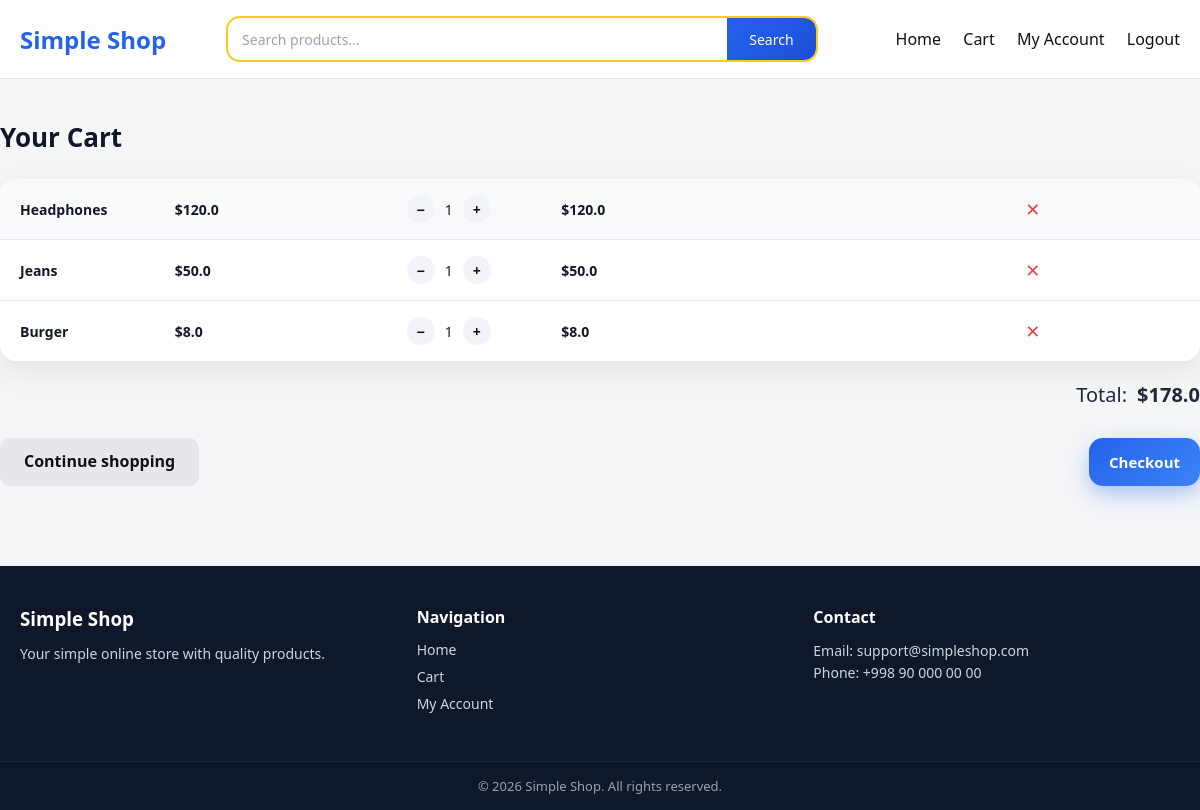
Screenshot of /cart (signed in) with the database file from the repository.
### tables this page shows
CREATE TABLE cart (
    id INTEGER PRIMARY KEY AUTOINCREMENT,
    user_id INTEGER,
    product_id INTEGER,
    quantity INTEGER
);

CREATE TABLE products (
    id INTEGER PRIMARY KEY AUTOINCREMENT,
    name TEXT,
    price REAL,
    image TEXT,
    category_id INTEGER
);

### app.py (the view)
@app.route("/cart")
def cart():
    if "user_id" not in session:
        return redirect("/login")
    user_id = session["user_id"]
    con = get_db()
    cur = con.cursor()
    items = cur.execute("""
        SELECT products.id, products.name, products.price, cart.quantity
        FROM cart
        JOIN products ON cart.product_id = products.id
        WHERE cart.user_id=?
    """, (user_id,)).fetchall()
    con.close()
    total = sum(i[2] * i[3] for i in items)
    return render_template(
        "shop/cart.html",
        items=items,
        total=total,
        cart_count=get_cart_count()
    )

### app.py (called while the page is built)
def get_db():
    return sqlite3.connect(
        "database.db",
        timeout=10,
        check_same_thread=False
    )

def get_cart_count():
    if "user_id" not in session or session.get("is_admin"):
        return 0
    con = get_db()
    cur = con.cursor()
    count = cur.execute(
        "SELECT COALESCE(SUM(quantity), 0) FROM cart WHERE user_id=?",
        (session["user_id"],)
    ).fetchone()[0]
    con.close()
    return count

### templates/shop/cart.html (shortened to what this page needs)
{% extends "base.html" %}
{% block content %}
<section class="cart-section">
    <h2 class="section-title">Your Cart</h2>
    {% if items %}
    <div class="cart-table">
        {% for item in items %}
        <div class="cart-row">
            <div class="cart-name">{{ item[1] }}</div>
            <div class="cart-price">${{ item[2] }}</div>
            <div class="cart-qty">
                <a href="/cart/decrease/{{ item[0] }}" class="qty-btn">−</a>
                <span>{{ item[3] }}</span>
                <a href="/cart/increase/{{ item[0] }}" class="qty-btn">+</a>
            </div>
            <div class="cart-total">
                ${{ item[2] * item[3] }}
            </div>
            <a href="/cart/remove/{{ item[0] }}" class="cart-remove">✕</a>
        </div>
        {% endfor %}
    </div>
    <div class="cart-summary">
        <span>Total:</span>
        <strong>${{ total }}</strong>
    </div>
    <div class="cart-actions">
        <a href="/dashboard" class="btn-secondary">Continue shopping</a>
        <a href="/checkout" class="btn-primary">Checkout</a>
    </div>
    {% endif %}
</section>
{% endblock %}

### static/css/shop.css (style rules this page uses)
* { margin: 0; padding: 0; box-sizing: border-box; font-family: 'Segoe UI', Arial, sans-serif; }
body { background: #f4f6f8; color: #1f2937; }
.section-title { font-size: 28px; margin-bottom: 20px; }
.cart-section { max-width: 1200px; margin: 40px auto; }
.cart-table { background: #fff; border-radius: 16px; overflow: hidden; }
.cart-row { display: grid; grid-template-columns: 2fr 1fr 1.5fr 1fr auto; align-items: center; padding: 16px 20px; border-bottom: 1px solid #eee; }
.cart-row:last-child { border-bottom: none; }
.cart-name { font-weight: 500; }
.cart-price, .cart-total { font-weight: 600; }
.cart-qty { display: flex; align-items: center; gap: 10px; }
.qty-btn { width: 28px; height: 28px; border-radius: 50%; background: #f1f5f9; display: flex; align-items: center; justify-content: center; text-decoration: none; color: #111; font-weight: 600; }
.cart-remove { color: #ef4444; text-decoration: none; font-size: 18px; }
.cart-summary { display: flex; justify-content: flex-end; margin-top: 20px; font-size: 20px; gap: 10px; }
.cart-actions { display: flex; justify-content: space-between; margin-top: 30px; }
.btn-primary { background: #2563eb; color: #fff; padding: 12px 24px; border-radius: 10px; text-decoration: none; font-weight: 600; }
.btn-secondary { background: #e5e7eb; color: #111; padding: 12px 24px; border-radius: 10px; text-decoration: none; font-weight: 600; }
.btn-primary { background: linear-gradient(135deg, #2563eb, #3b82f6); color: #fff; border: none; border-radius: 14px; padding: 14px 20px; font-size: 15px; font-weight: 600; cursor: pointer; transition: transform 0.15s ease, box-shadow 0.15s ease, background 0.15s ease; box-shadow: 0 8px 20px rgba(37, 99, 235, 0.35); }
.cart-table { background: #ffffff; border-radius: 16px; overflow: hidden; box-shadow: 0 10px 30px rgba(0,0,0,0.08); }
.cart-row:first-child { background: #f8fafc; }
.cart-row { display: grid; grid-template-columns: 1fr 1.5fr 1fr 3fr 1fr; align-items: center; padding: 16px 20px; border-bottom: 1px solid #e5e7eb; font-size: 14px; }
.cart-row div { color: #111827; }
.cart-row div:first-child { font-weight: 600; }
.section-title { font-size: 26px; font-weight: 600; margin-bottom: 24px; color: #111827; }

### rows the page displays
cart: name "Headphones", price "120.0", quantity "1", item[2]*item[3] "120.0"
cart: name "Jeans", price "50.0", quantity "1", item[2]*item[3] "50.0"
cart: name "Burger", price "8.0", quantity "1", item[2]*item[3] "8.0"

### other values shown
{{ total }} "178.0"
